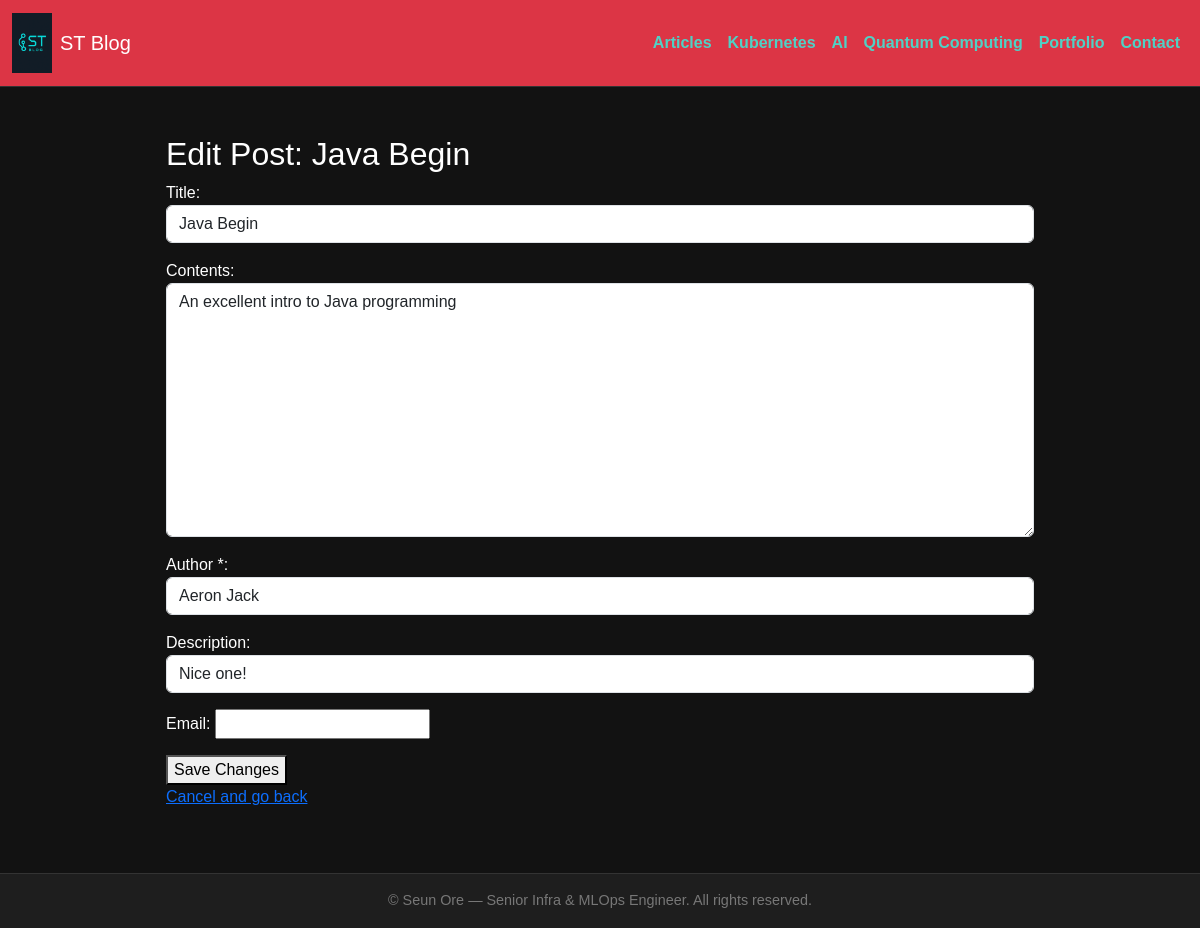
The app's page /post/2/edit/, older data.
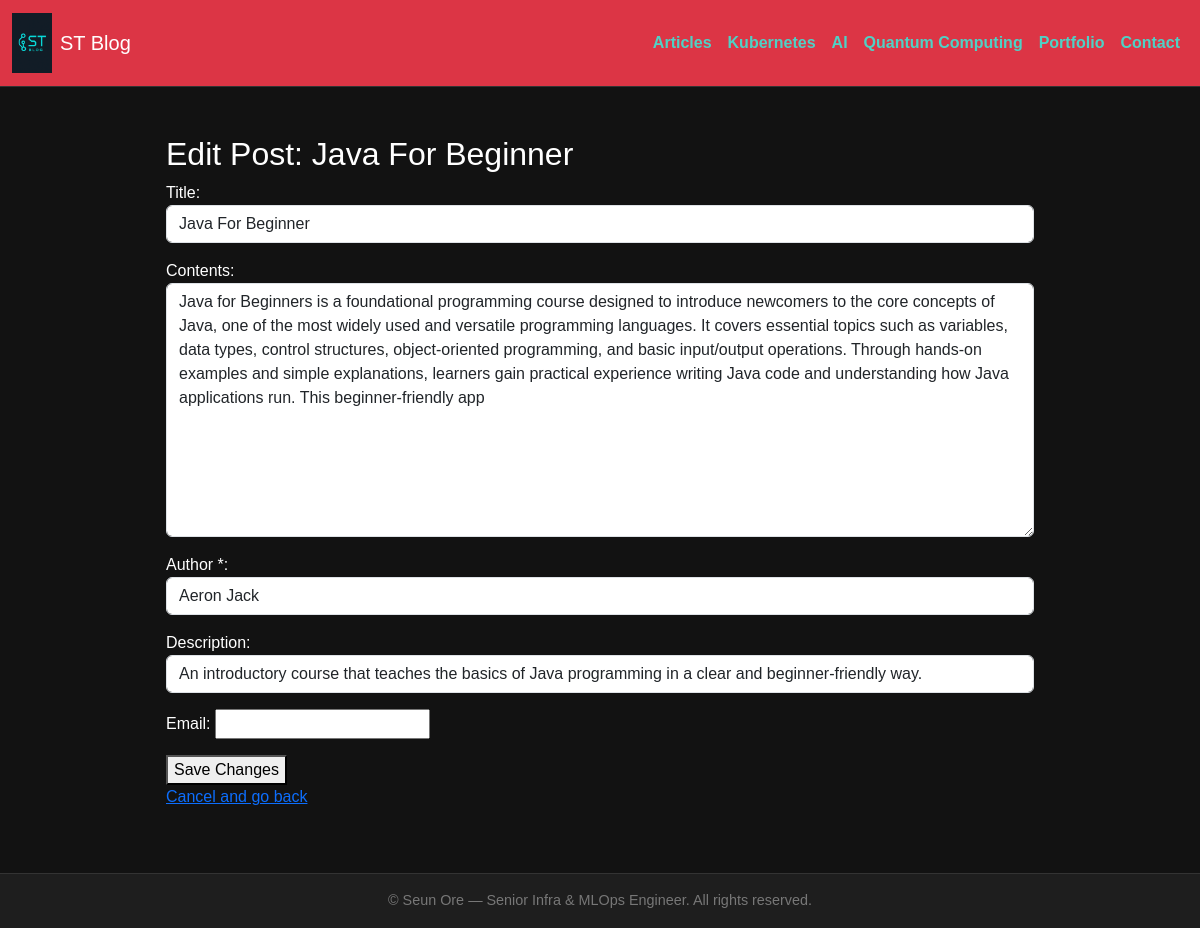
The same page, newer data.
### api/models.py (models this page shows)
class Api(models.Model):
    title = models.CharField(max_length=100)
    contents = models.TextField(max_length=500)
    price = models.DecimalField(max_digits=10, decimal_places=2, default=0.00)
    date_created = models.DateTimeField(auto_now_add=True)
    author = models.CharField(max_length=50, default='Anonymous')
    description = models.TextField(blank=True, null=True)

### api/views.py (the view)
# urls.py: path('post/<int:id>/edit/', update_post, name='update_post'),
def update_post(request, id):
    post = get_object_or_404(Api, id=id)
    if request.method == 'POST':
        form = PostForm(request.POST, instance=post)
        if form.is_valid():
            form.save()
            return redirect('post_details', id=post.id)
    else:
        form = PostForm(instance=post)
    return render(request, 'update_post.html', {'form': form, 'post': post})

### api/forms.py (shortened to what this page needs)
class PostForm(forms.ModelForm):
    title = forms.CharField(required=True, widget=forms.TextInput(attrs={'class': 'form-control'}))
    contents = forms.CharField(required=True, widget=forms.Textarea(attrs={'Placeholder': 'Your contents', 'class': 'form-control'}))
    email = forms.EmailField()
    author = forms.CharField(required=True, label='Author *', widget=forms.TextInput(attrs={'class': 'form-control'}))
    description = forms.CharField(required=False, widget=forms.TextInput(attrs={'class': 'form-control'}))
    class Meta:
        model = Api
        fields = ['title', 'contents','author', 'description']

### api/templates/update_post.html (shortened to what this page needs)
{% extends "base-page.html" %}
{% block content %}
<h2>Edit Post: {{ post.title }}</h2>
<form method="post">
    {{ form.as_p }}
    <button type="submit">Save Changes</button>
</form>
<p>
    <a href="{% url 'post_details' id=post.id %}">Cancel and go back</a>
</p>
{% endblock %}

Row changes from the older to the newer data that the page shows:
changed Api "Aeron Jack": title "Java Begin" → "Java For Beginner"; contents "An excellent intro to Java programming" → "Java for Beginners is a foundational programming course designed to introduce newcomers to the core concepts of Java, one of the most widely used and versatile programming languages. It covers essential topics such as variables, data types, control structures, object-oriented programming, and basic input/output operations. Through hands-on examples and simple explanations, learners gain practical experience writing Java code and understanding how Java applications run. This beginner-friendly app"; description "Nice one!" → "An introductory course that teaches the basics of Java programming in a clear and beginner-friendly way."
